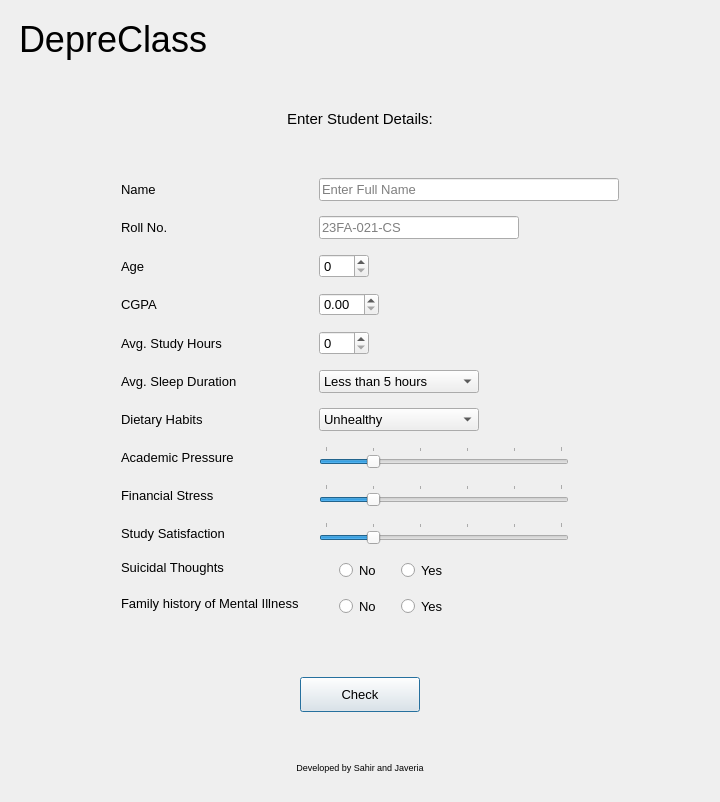
<?xml version="1.0" encoding="UTF-8"?>
<ui version="4.0">
 <class>DepreClass</class>
 <widget class="QMainWindow" name="DepreClass">
  <property name="geometry">
   <rect>
    <x>0</x>
    <y>0</y>
    <width>720</width>
    <height>802</height>
   </rect>
  </property>
  <property name="sizePolicy">
   <sizepolicy hsizetype="Preferred" vsizetype="Preferred">
    <horstretch>0</horstretch>
    <verstretch>0</verstretch>
   </sizepolicy>
  </property>
  <property name="minimumSize">
   <size>
    <width>720</width>
    <height>480</height>
   </size>
  </property>
  <property name="maximumSize">
   <size>
    <width>1920</width>
    <height>1080</height>
   </size>
  </property>
  <property name="windowTitle">
   <string>DepreClass</string>
  </property>
  <widget class="QWidget" name="centralwidget">
   <property name="enabled">
    <bool>true</bool>
   </property>
   <layout class="QVBoxLayout" name="verticalLayout_2">
    <property name="spacing">
     <number>0</number>
    </property>
    <item>
     <layout class="QVBoxLayout" name="verticalLayout" stretch="0,0,0,0,0">
      <property name="spacing">
       <number>50</number>
      </property>
      <property name="sizeConstraint">
       <enum>QLayout::SetDefaultConstraint</enum>
      </property>
      <property name="leftMargin">
       <number>10</number>
      </property>
      <property name="topMargin">
       <number>10</number>
      </property>
      <property name="rightMargin">
       <number>10</number>
      </property>
      <property name="bottomMargin">
       <number>20</number>
      </property>
      <item>
       <widget class="QLabel" name="titleLabel">
        <property name="sizePolicy">
         <sizepolicy hsizetype="Preferred" vsizetype="Fixed">
          <horstretch>0</horstretch>
          <verstretch>0</verstretch>
         </sizepolicy>
        </property>
        <property name="font">
         <font>
          <pointsize>27</pointsize>
          <weight>50</weight>
          <italic>false</italic>
          <bold>false</bold>
          <stylestrategy>PreferDefault</stylestrategy>
          <kerning>true</kerning>
         </font>
        </property>
        <property name="text">
         <string>DepreClass</string>
        </property>
        <property name="alignment">
         <set>Qt::AlignLeading|Qt::AlignLeft|Qt::AlignTop</set>
        </property>
        <property name="margin">
         <number>0</number>
        </property>
       </widget>
      </item>
      <item>
       <widget class="QLabel" name="enterDetailsLabel">
        <property name="sizePolicy">
         <sizepolicy hsizetype="Preferred" vsizetype="Fixed">
          <horstretch>0</horstretch>
          <verstretch>0</verstretch>
         </sizepolicy>
        </property>
        <property name="font">
         <font>
          <pointsize>11</pointsize>
          <italic>false</italic>
          <underline>false</underline>
         </font>
        </property>
        <property name="text">
         <string>Enter Student Details:</string>
        </property>
        <property name="alignment">
         <set>Qt::AlignCenter</set>
        </property>
        <property name="margin">
         <number>0</number>
        </property>
        <property name="indent">
         <number>0</number>
        </property>
       </widget>
      </item>
      <item>
       <layout class="QFormLayout" name="formLayout">
        <property name="sizeConstraint">
         <enum>QLayout::SetDefaultConstraint</enum>
        </property>
        <property name="labelAlignment">
         <set>Qt::AlignLeading|Qt::AlignLeft|Qt::AlignVCenter</set>
        </property>
        <property name="formAlignment">
         <set>Qt::AlignCenter</set>
        </property>
        <property name="horizontalSpacing">
         <number>20</number>
        </property>
        <property name="verticalSpacing">
         <number>15</number>
        </property>
        <property name="leftMargin">
         <number>20</number>
        </property>
        <property name="topMargin">
         <number>0</number>
        </property>
        <property name="rightMargin">
         <number>20</number>
        </property>
        <property name="bottomMargin">
         <number>10</number>
        </property>
        <item row="0" column="0">
         <widget class="QLabel" name="nameLabel">
          <property name="font">
           <font>
            <family>Nirmala UI</family>
            <pointsize>10</pointsize>
            <weight>50</weight>
            <bold>false</bold>
           </font>
          </property>
          <property name="text">
           <string>Name</string>
          </property>
         </widget>
        </item>
        <item row="0" column="1">
         <widget class="QLineEdit" name="nameField">
          <property name="sizePolicy">
           <sizepolicy hsizetype="Fixed" vsizetype="Fixed">
            <horstretch>0</horstretch>
            <verstretch>0</verstretch>
           </sizepolicy>
          </property>
          <property name="minimumSize">
           <size>
            <width>300</width>
            <height>23</height>
           </size>
          </property>
          <property name="font">
           <font>
            <family>Nirmala UI</family>
            <pointsize>10</pointsize>
           </font>
          </property>
          <property name="inputMask">
           <string/>
          </property>
          <property name="text">
           <string/>
          </property>
          <property name="placeholderText">
           <string>Enter Full Name</string>
          </property>
         </widget>
        </item>
        <item row="1" column="0">
         <widget class="QLabel" name="rollLabel">
          <property name="font">
           <font>
            <family>Nirmala UI</family>
            <pointsize>10</pointsize>
            <weight>50</weight>
            <bold>false</bold>
           </font>
          </property>
          <property name="text">
           <string>Roll No.</string>
          </property>
         </widget>
        </item>
        <item row="1" column="1">
         <widget class="QLineEdit" name="rollField">
          <property name="sizePolicy">
           <sizepolicy hsizetype="Fixed" vsizetype="Fixed">
            <horstretch>0</horstretch>
            <verstretch>0</verstretch>
           </sizepolicy>
          </property>
          <property name="minimumSize">
           <size>
            <width>200</width>
            <height>23</height>
           </size>
          </property>
          <property name="font">
           <font>
            <family>Nirmala UI</family>
            <pointsize>10</pointsize>
           </font>
          </property>
          <property name="placeholderText">
           <string>23FA-021-CS</string>
          </property>
         </widget>
        </item>
        <item row="2" column="0">
         <widget class="QLabel" name="ageLabel">
          <property name="font">
           <font>
            <family>Nirmala UI</family>
            <pointsize>10</pointsize>
            <weight>50</weight>
            <bold>false</bold>
           </font>
          </property>
          <property name="text">
           <string>Age</string>
          </property>
         </widget>
        </item>
        <item row="2" column="1">
         <widget class="QSpinBox" name="ageSpinner">
          <property name="sizePolicy">
           <sizepolicy hsizetype="Fixed" vsizetype="Preferred">
            <horstretch>0</horstretch>
            <verstretch>0</verstretch>
           </sizepolicy>
          </property>
          <property name="minimumSize">
           <size>
            <width>50</width>
            <height>23</height>
           </size>
          </property>
          <property name="font">
           <font>
            <family>Nirmala UI</family>
            <pointsize>10</pointsize>
           </font>
          </property>
          <property name="maximum">
           <number>100</number>
          </property>
         </widget>
        </item>
        <item row="4" column="0">
         <widget class="QLabel" name="studyHrsLabel">
          <property name="font">
           <font>
            <family>Nirmala UI</family>
            <pointsize>10</pointsize>
            <weight>50</weight>
            <bold>false</bold>
           </font>
          </property>
          <property name="text">
           <string>Avg. Study Hours</string>
          </property>
         </widget>
        </item>
        <item row="4" column="1">
         <widget class="QSpinBox" name="studyHrsSpinner">
          <property name="sizePolicy">
           <sizepolicy hsizetype="Fixed" vsizetype="Fixed">
            <horstretch>0</horstretch>
            <verstretch>0</verstretch>
           </sizepolicy>
          </property>
          <property name="minimumSize">
           <size>
            <width>50</width>
            <height>23</height>
           </size>
          </property>
          <property name="font">
           <font>
            <pointsize>10</pointsize>
           </font>
          </property>
          <property name="maximum">
           <number>24</number>
          </property>
         </widget>
        </item>
        <item row="5" column="0">
         <widget class="QLabel" name="sleepDurationLabel">
          <property name="font">
           <font>
            <family>Nirmala UI</family>
            <pointsize>10</pointsize>
            <weight>50</weight>
            <bold>false</bold>
           </font>
          </property>
          <property name="text">
           <string>Avg. Sleep Duration</string>
          </property>
         </widget>
        </item>
        <item row="5" column="1">
         <widget class="QComboBox" name="sleepDurationCombo">
          <property name="sizePolicy">
           <sizepolicy hsizetype="Fixed" vsizetype="Fixed">
            <horstretch>0</horstretch>
            <verstretch>0</verstretch>
           </sizepolicy>
          </property>
          <property name="minimumSize">
           <size>
            <width>160</width>
            <height>23</height>
           </size>
          </property>
          <property name="font">
           <font>
            <family>Nirmala UI</family>
            <pointsize>10</pointsize>
           </font>
          </property>
          <item>
           <property name="text">
            <string>Less than 5 hours</string>
           </property>
          </item>
          <item>
           <property name="text">
            <string>5-6 hours</string>
           </property>
          </item>
          <item>
           <property name="text">
            <string>7-8 hours</string>
           </property>
          </item>
          <item>
           <property name="text">
            <string>More than 8 hours</string>
           </property>
          </item>
         </widget>
        </item>
        <item row="7" column="0">
         <widget class="QLabel" name="academicPressureLabel">
          <property name="font">
           <font>
            <family>Nirmala UI</family>
            <pointsize>10</pointsize>
            <weight>50</weight>
            <bold>false</bold>
           </font>
          </property>
          <property name="text">
           <string>Academic Pressure</string>
          </property>
         </widget>
        </item>
        <item row="7" column="1">
         <widget class="QSlider" name="academicPressureSlider">
          <property name="sizePolicy">
           <sizepolicy hsizetype="Fixed" vsizetype="Fixed">
            <horstretch>0</horstretch>
            <verstretch>0</verstretch>
           </sizepolicy>
          </property>
          <property name="minimumSize">
           <size>
            <width>250</width>
            <height>23</height>
           </size>
          </property>
          <property name="font">
           <font>
            <pointsize>10</pointsize>
           </font>
          </property>
          <property name="autoFillBackground">
           <bool>false</bool>
          </property>
          <property name="maximum">
           <number>5</number>
          </property>
          <property name="value">
           <number>1</number>
          </property>
          <property name="tracking">
           <bool>true</bool>
          </property>
          <property name="orientation">
           <enum>Qt::Horizontal</enum>
          </property>
          <property name="invertedAppearance">
           <bool>false</bool>
          </property>
          <property name="invertedControls">
           <bool>false</bool>
          </property>
          <property name="tickPosition">
           <enum>QSlider::TicksAbove</enum>
          </property>
         </widget>
        </item>
        <item row="8" column="0">
         <widget class="QLabel" name="financialStressLabel">
          <property name="font">
           <font>
            <family>Nirmala UI</family>
            <pointsize>10</pointsize>
            <weight>50</weight>
            <bold>false</bold>
           </font>
          </property>
          <property name="text">
           <string>Financial Stress</string>
          </property>
         </widget>
        </item>
        <item row="8" column="1">
         <widget class="QSlider" name="financialStressSlider">
          <property name="sizePolicy">
           <sizepolicy hsizetype="Fixed" vsizetype="Fixed">
            <horstretch>0</horstretch>
            <verstretch>0</verstretch>
           </sizepolicy>
          </property>
          <property name="minimumSize">
           <size>
            <width>250</width>
            <height>23</height>
           </size>
          </property>
          <property name="font">
           <font>
            <pointsize>10</pointsize>
           </font>
          </property>
          <property name="maximum">
           <number>5</number>
          </property>
          <property name="value">
           <number>1</number>
          </property>
          <property name="orientation">
           <enum>Qt::Horizontal</enum>
          </property>
          <property name="tickPosition">
           <enum>QSlider::TicksAbove</enum>
          </property>
         </widget>
        </item>
        <item row="10" column="0">
         <widget class="QLabel" name="suicidalThoughtsLabel">
          <property name="sizePolicy">
           <sizepolicy hsizetype="Preferred" vsizetype="Fixed">
            <horstretch>0</horstretch>
            <verstretch>0</verstretch>
           </sizepolicy>
          </property>
          <property name="font">
           <font>
            <family>Nirmala UI</family>
            <pointsize>10</pointsize>
            <weight>50</weight>
            <bold>false</bold>
           </font>
          </property>
          <property name="text">
           <string>Suicidal Thoughts</string>
          </property>
         </widget>
        </item>
        <item row="11" column="0">
         <widget class="QLabel" name="famHistoryLabel">
          <property name="sizePolicy">
           <sizepolicy hsizetype="Preferred" vsizetype="Fixed">
            <horstretch>0</horstretch>
            <verstretch>0</verstretch>
           </sizepolicy>
          </property>
          <property name="font">
           <font>
            <family>Nirmala UI</family>
            <pointsize>10</pointsize>
            <weight>50</weight>
            <bold>false</bold>
           </font>
          </property>
          <property name="text">
           <string>Family history of Mental Illness</string>
          </property>
         </widget>
        </item>
        <item row="11" column="1">
         <widget class="QWidget" name="widget" native="true">
          <property name="sizePolicy">
           <sizepolicy hsizetype="Fixed" vsizetype="Preferred">
            <horstretch>0</horstretch>
            <verstretch>0</verstretch>
           </sizepolicy>
          </property>
          <property name="minimumSize">
           <size>
            <width>150</width>
            <height>0</height>
           </size>
          </property>
          <layout class="QVBoxLayout" name="verticalLayout_3">
           <property name="spacing">
            <number>0</number>
           </property>
           <property name="leftMargin">
            <number>0</number>
           </property>
           <property name="topMargin">
            <number>0</number>
           </property>
           <property name="rightMargin">
            <number>0</number>
           </property>
           <property name="bottomMargin">
            <number>0</number>
           </property>
           <item>
            <layout class="QHBoxLayout" name="horizontalLayout_3">
             <property name="spacing">
              <number>0</number>
             </property>
             <property name="sizeConstraint">
              <enum>QLayout::SetDefaultConstraint</enum>
             </property>
             <item>
              <widget class="QRadioButton" name="FamHistoryNoBtn">
               <property name="sizePolicy">
                <sizepolicy hsizetype="Maximum" vsizetype="Fixed">
                 <horstretch>0</horstretch>
                 <verstretch>0</verstretch>
                </sizepolicy>
               </property>
               <property name="font">
                <font>
                 <family>Nirmala UI</family>
                 <pointsize>10</pointsize>
                </font>
               </property>
               <property name="text">
                <string>No</string>
               </property>
               <attribute name="buttonGroup">
                <string notr="true">famHistoryButtonGroup</string>
               </attribute>
              </widget>
             </item>
             <item>
              <widget class="QRadioButton" name="FamHistoryYesBtn">
               <property name="sizePolicy">
                <sizepolicy hsizetype="Maximum" vsizetype="Fixed">
                 <horstretch>0</horstretch>
                 <verstretch>0</verstretch>
                </sizepolicy>
               </property>
               <property name="font">
                <font>
                 <family>Nirmala UI</family>
                 <pointsize>10</pointsize>
                </font>
               </property>
               <property name="text">
                <string>Yes</string>
               </property>
               <attribute name="buttonGroup">
                <string notr="true">famHistoryButtonGroup</string>
               </attribute>
              </widget>
             </item>
            </layout>
           </item>
          </layout>
         </widget>
        </item>
        <item row="10" column="1">
         <widget class="QWidget" name="widget_2" native="true">
          <property name="sizePolicy">
           <sizepolicy hsizetype="Fixed" vsizetype="Preferred">
            <horstretch>0</horstretch>
            <verstretch>0</verstretch>
           </sizepolicy>
          </property>
          <property name="minimumSize">
           <size>
            <width>150</width>
            <height>0</height>
           </size>
          </property>
          <layout class="QVBoxLayout" name="verticalLayout_4">
           <property name="spacing">
            <number>0</number>
           </property>
           <property name="leftMargin">
            <number>0</number>
           </property>
           <property name="topMargin">
            <number>0</number>
           </property>
           <property name="rightMargin">
            <number>0</number>
           </property>
           <property name="bottomMargin">
            <number>0</number>
           </property>
           <item>
            <layout class="QHBoxLayout" name="horizontalLayout_2">
             <property name="spacing">
              <number>0</number>
             </property>
             <item>
              <widget class="QRadioButton" name="suicidalThoughtsNoBtn">
               <property name="sizePolicy">
                <sizepolicy hsizetype="Maximum" vsizetype="Fixed">
                 <horstretch>0</horstretch>
                 <verstretch>0</verstretch>
                </sizepolicy>
               </property>
               <property name="font">
                <font>
                 <family>Nirmala UI</family>
                 <pointsize>10</pointsize>
                </font>
               </property>
               <property name="text">
                <string>No</string>
               </property>
               <attribute name="buttonGroup">
                <string notr="true">suicidalThoughtsButtonGroup</string>
               </attribute>
              </widget>
             </item>
             <item>
              <widget class="QRadioButton" name="suicidalThoughtsYesBtn">
               <property name="sizePolicy">
                <sizepolicy hsizetype="Maximum" vsizetype="Fixed">
                 <horstretch>0</horstretch>
                 <verstretch>0</verstretch>
                </sizepolicy>
               </property>
               <property name="font">
                <font>
                 <family>Nirmala UI</family>
                 <pointsize>10</pointsize>
                </font>
               </property>
               <property name="text">
                <string>Yes</string>
               </property>
               <attribute name="buttonGroup">
                <string notr="true">suicidalThoughtsButtonGroup</string>
               </attribute>
              </widget>
             </item>
            </layout>
           </item>
          </layout>
         </widget>
        </item>
        <item row="6" column="0">
         <widget class="QLabel" name="dietLabel">
          <property name="font">
           <font>
            <family>Nirmala UI</family>
            <pointsize>10</pointsize>
           </font>
          </property>
          <property name="text">
           <string>Dietary Habits</string>
          </property>
         </widget>
        </item>
        <item row="6" column="1">
         <widget class="QComboBox" name="dietCombo">
          <property name="sizePolicy">
           <sizepolicy hsizetype="Fixed" vsizetype="Fixed">
            <horstretch>0</horstretch>
            <verstretch>0</verstretch>
           </sizepolicy>
          </property>
          <property name="minimumSize">
           <size>
            <width>160</width>
            <height>23</height>
           </size>
          </property>
          <property name="font">
           <font>
            <family>Nirmala UI</family>
            <pointsize>10</pointsize>
           </font>
          </property>
          <item>
           <property name="text">
            <string>Unhealthy</string>
           </property>
          </item>
          <item>
           <property name="text">
            <string>Moderate</string>
           </property>
          </item>
          <item>
           <property name="text">
            <string>Healthy</string>
           </property>
          </item>
         </widget>
        </item>
        <item row="9" column="0">
         <widget class="QLabel" name="label">
          <property name="font">
           <font>
            <family>Nirmala UI</family>
            <pointsize>10</pointsize>
           </font>
          </property>
          <property name="text">
           <string>Study Satisfaction</string>
          </property>
         </widget>
        </item>
        <item row="9" column="1">
         <widget class="QSlider" name="studySatisfactionSlider">
          <property name="sizePolicy">
           <sizepolicy hsizetype="Fixed" vsizetype="Fixed">
            <horstretch>0</horstretch>
            <verstretch>0</verstretch>
           </sizepolicy>
          </property>
          <property name="minimumSize">
           <size>
            <width>250</width>
            <height>23</height>
           </size>
          </property>
          <property name="font">
           <font>
            <pointsize>10</pointsize>
           </font>
          </property>
          <property name="maximum">
           <number>5</number>
          </property>
          <property name="value">
           <number>1</number>
          </property>
          <property name="orientation">
           <enum>Qt::Horizontal</enum>
          </property>
          <property name="tickPosition">
           <enum>QSlider::TicksAbove</enum>
          </property>
         </widget>
        </item>
        <item row="3" column="0">
         <widget class="QLabel" name="label_2">
          <property name="font">
           <font>
            <family>Nirmala UI</family>
            <pointsize>10</pointsize>
           </font>
          </property>
          <property name="text">
           <string>CGPA</string>
          </property>
         </widget>
        </item>
        <item row="3" column="1">
         <widget class="QDoubleSpinBox" name="cgpaSpinner">
          <property name="sizePolicy">
           <sizepolicy hsizetype="Fixed" vsizetype="Fixed">
            <horstretch>0</horstretch>
            <verstretch>0</verstretch>
           </sizepolicy>
          </property>
          <property name="minimumSize">
           <size>
            <width>50</width>
            <height>19</height>
           </size>
          </property>
          <property name="font">
           <font>
            <family>Nirmala UI</family>
            <pointsize>10</pointsize>
           </font>
          </property>
          <property name="maximum">
           <double>10.000000000000000</double>
          </property>
          <property name="singleStep">
           <double>0.100000000000000</double>
          </property>
         </widget>
        </item>
       </layout>
      </item>
      <item>
       <layout class="QHBoxLayout" name="horizontalLayout">
        <item>
         <widget class="QPushButton" name="submitBtn">
          <property name="sizePolicy">
           <sizepolicy hsizetype="Fixed" vsizetype="Fixed">
            <horstretch>0</horstretch>
            <verstretch>0</verstretch>
           </sizepolicy>
          </property>
          <property name="minimumSize">
           <size>
            <width>120</width>
            <height>35</height>
           </size>
          </property>
          <property name="font">
           <font>
            <pointsize>10</pointsize>
            <weight>50</weight>
            <bold>false</bold>
           </font>
          </property>
          <property name="layoutDirection">
           <enum>Qt::LeftToRight</enum>
          </property>
          <property name="text">
           <string>Check</string>
          </property>
          <property name="autoDefault">
           <bool>true</bool>
          </property>
          <property name="default">
           <bool>true</bool>
          </property>
          <property name="flat">
           <bool>false</bool>
          </property>
         </widget>
        </item>
       </layout>
      </item>
      <item>
       <widget class="QLabel" name="outputLabel">
        <property name="sizePolicy">
         <sizepolicy hsizetype="Preferred" vsizetype="Fixed">
          <horstretch>0</horstretch>
          <verstretch>0</verstretch>
         </sizepolicy>
        </property>
        <property name="font">
         <font>
          <pointsize>7</pointsize>
         </font>
        </property>
        <property name="text">
         <string>Developed by Sahir and Javeria</string>
        </property>
        <property name="alignment">
         <set>Qt::AlignBottom|Qt::AlignHCenter</set>
        </property>
       </widget>
      </item>
     </layout>
    </item>
   </layout>
  </widget>
 </widget>
 <resources/>
 <connections/>
 <buttongroups>
  <buttongroup name="famHistoryButtonGroup"/>
  <buttongroup name="suicidalThoughtsButtonGroup"/>
 </buttongroups>
</ui>
